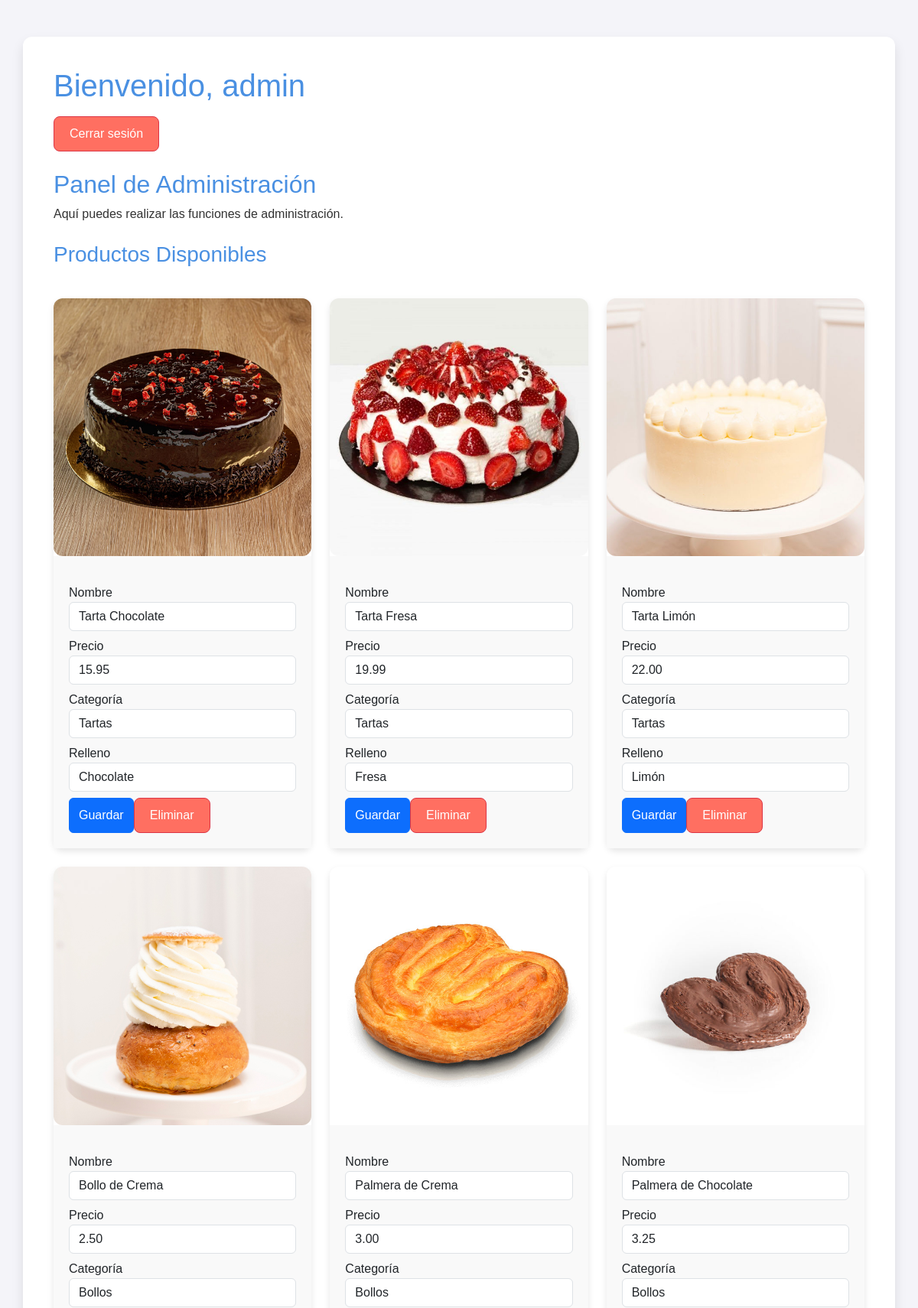
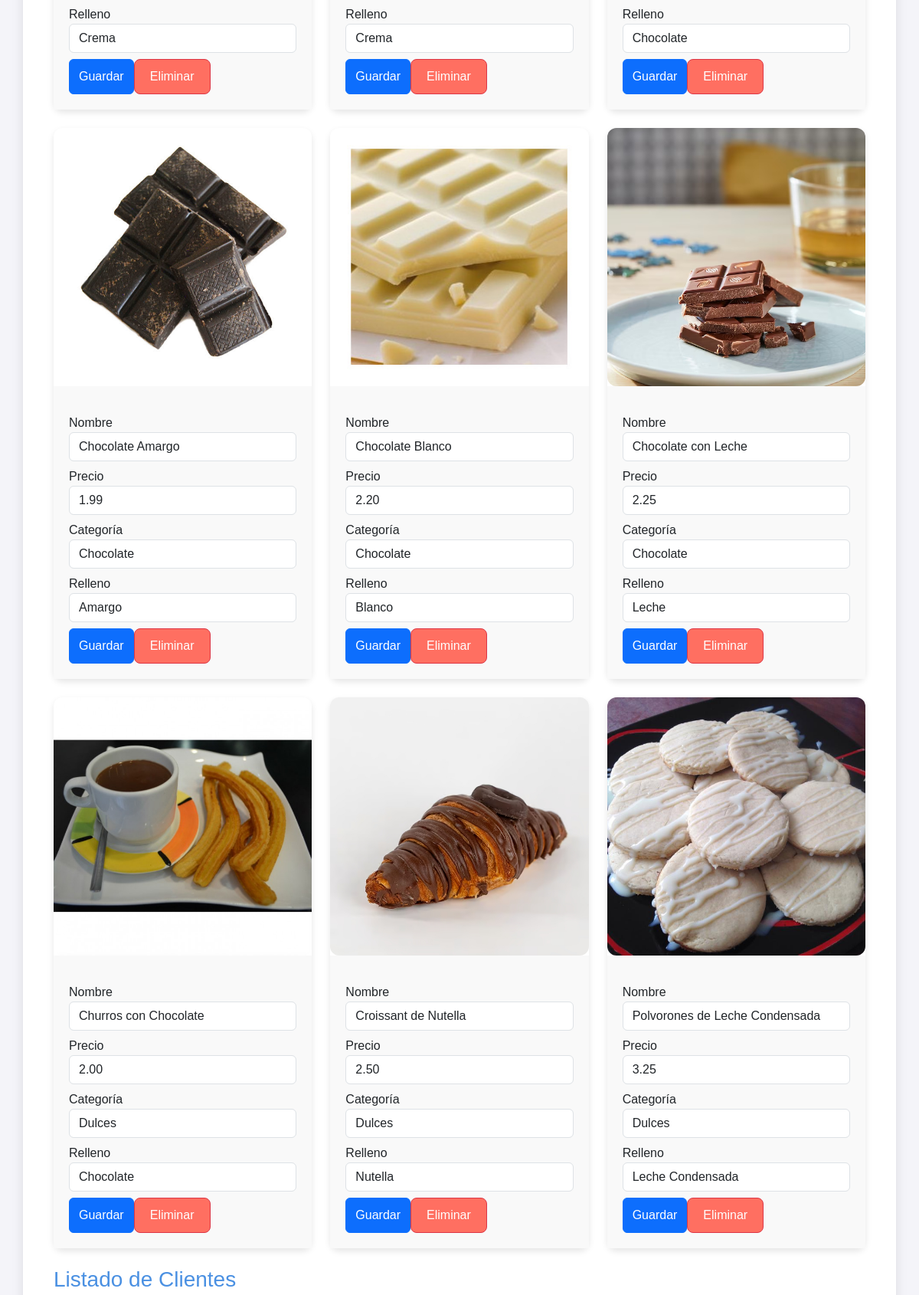
The app's page /mainAdmin.php (signed in, upper part) with its own data (2 pictures, top to bottom).
### tables this page shows
CREATE TABLE IF NOT EXISTS productos (
    id INT AUTO_INCREMENT PRIMARY KEY,
    nombre VARCHAR(50) NOT NULL,
    precio DECIMAL(10, 2) NOT NULL,
    categoria VARCHAR(255),
    tipo VARCHAR(50),
    relleno VARCHAR(255),
    imagen VARCHAR(255)  
);

### public/mainAdmin.php (the view, shortened to what this page needs)
<?php
$usuario = $_SESSION['usuario'];
require_once __DIR__ . '/../src/Conexion.php';
$conexion = Conexion::obtenerInstancia()->obtenerConexion();
try {
    $sqlProductos = "SELECT id, nombre, precio, categoria, tipo, relleno, imagen FROM productos";
    $stmtProductos = $conexion->prepare($sqlProductos);
    $stmtProductos->execute();
    $productos = $stmtProductos->fetchAll(PDO::FETCH_ASSOC);
} catch (PDOException $e) {
    die("Error al obtener datos: " . $e->getMessage());
}
?>
<!DOCTYPE html>
<html lang="es">
<head>
    <link href="https://cdn.jsdelivr.net/npm/bootstrap@5.3.0-alpha1/dist/css/bootstrap.min.css" rel="stylesheet">
    <link href="css/style6.css" rel="stylesheet">
</head>
<body>
    <div class="container mt-5">
        <h1>Bienvenido, <?php echo htmlspecialchars($usuario); ?></h1>
        <a href="logout.php" class="btn btn-danger mt-2">Cerrar sesión</a>
        <h2 class="mt-4">Panel de Administración</h2>
        <p>Aquí puedes realizar las funciones de administración.</p>
        <h3 class="mt-4">Productos Disponibles</h3>
        <?php if (!empty($productos)) : ?>
            <div class="row row-cols-1 row-cols-md-3 g-4 mt-3">
                <?php foreach ($productos as $producto) : ?>
                    <div class="col">
                        <div class="card h-100">
                            <img src="<?php echo htmlspecialchars($producto['imagen']); ?>"
                                 class="card-img-top"
                                 alt="Imagen de <?php echo htmlspecialchars($producto['nombre']); ?>">
                            <div class="card-body">
                                <form method="POST" class="mt-3">
                                    <div class="mb-2">
                                        <label for="nombre_<?php echo $producto['id']; ?>">Nombre</label>
                                        <input type="text" id="nombre_<?php echo $producto['id']; ?>" name="nombre" class="form-control" value="<?php echo htmlspecialchars($producto['nombre']); ?>">
                                    </div>
                                    <div class="mb-2">
                                        <label for="precio_<?php echo $producto['id']; ?>">Precio</label>
                                        <input type="number" id="precio_<?php echo $producto['id']; ?>" name="precio" class="form-control" step="0.01" value="<?php echo htmlspecialchars($producto['precio']); ?>">
                                    </div>
                                    <div class="mb-2">
                                        <label for="categoria_<?php echo $producto['id']; ?>">Categoría</label>
                                        <input type="text" id="categoria_<?php echo $producto['id']; ?>" name="categoria" class="form-control" value="<?php echo htmlspecialchars($producto['categoria']); ?>">
                                    </div>
                                    <div class="mb-2">
                                        <label for="relleno_<?php echo $producto['id']; ?>">Relleno</label>
                                        <input type="text" id="relleno_<?php echo $producto['id']; ?>" name="relleno" class="form-control" value="<?php echo htmlspecialchars($producto['relleno']); ?>">
                                    </div>
                                    <div class="d-flex">
                                        <button type="submit" name="editar_producto" class="btn btn-primary confirmar-guardar">Guardar</button>
                                        <button type="submit" name="eliminar_producto" class="btn btn-danger" onclick="return confirmarEliminar('¿Estás seguro de que deseas eliminar este producto?')">Eliminar</button>
                                    </div>
                                </form>
                            </div>
                        </div>
                    </div>
                <?php endforeach; ?>
            </div>
        <?php else : ?>
            <p>No hay productos disponibles.</p>
        <?php endif; ?>
        <h3 class="mt-4">Listado de Clientes</h3>
    </div>
</body>
</html>

### public/css/style6.css (style rules this page uses)
body { font-family: 'Poppins', sans-serif; background-color: #f4f4f9; color: #333; }
.container { background-color: #fff; border-radius: 12px; padding: 40px; box-shadow: 0 8px 16px rgba(0, 0, 0, 0.1); }
h1, h2, h3 { color: #4A90E2; }
.btn-secondary, .btn-danger { font-size: 16px; border-radius: 8px; padding: 10px 20px; transition: all 0.3s ease; }
.btn-danger { background-color: #ff6f61; color: white; }
.card { border: none; border-radius: 12px; box-shadow: 0 4px 8px rgba(0, 0, 0, 0.1); }
.row-cols-md-3 { margin-top: 20px; }
.card-body { padding: 20px; background-color: #f9f9f9; }
.card-img-top { border-radius: 12px; }

### records on screen
productos: imagen (picture), nombre "Tarta Chocolate", precio "15.95", categoria "Tartas", relleno "Chocolate"
productos: imagen (picture), nombre "Tarta Fresa", precio "19.99", categoria "Tartas", relleno "Fresa"
productos: imagen (picture), nombre "Tarta Limón", precio "22.00", categoria "Tartas", relleno "Limón"
productos: imagen (picture), nombre "Bollo de Crema", precio "2.50", categoria "Bollos", relleno "Crema"
productos: imagen (picture), nombre "Palmera de Crema", precio "3.00", categoria "Bollos", relleno "Crema"
productos: imagen (picture), nombre "Palmera de Chocolate", precio "3.25", categoria "Bollos", relleno "Chocolate"
productos: imagen (picture), nombre "Chocolate Amargo", precio "1.99", categoria "Chocolate", relleno "Amargo"
productos: imagen (picture), nombre "Chocolate Blanco", precio "2.20", categoria "Chocolate", relleno "Blanco"
productos: imagen (picture), nombre "Chocolate con Leche", precio "2.25", categoria "Chocolate", relleno "Leche"
productos: imagen (picture), nombre "Churros con Chocolate", precio "2.00", categoria "Dulces", relleno "Chocolate"
productos: imagen (picture), nombre "Croissant de Nutella", precio "2.50", categoria "Dulces", relleno "Nutella"
productos: imagen (picture), nombre "Polvorones de Leche Condensada", precio "3.25", categoria "Dulces", relleno "Leche Condensada"

### other values on screen
$usuario "admin"
